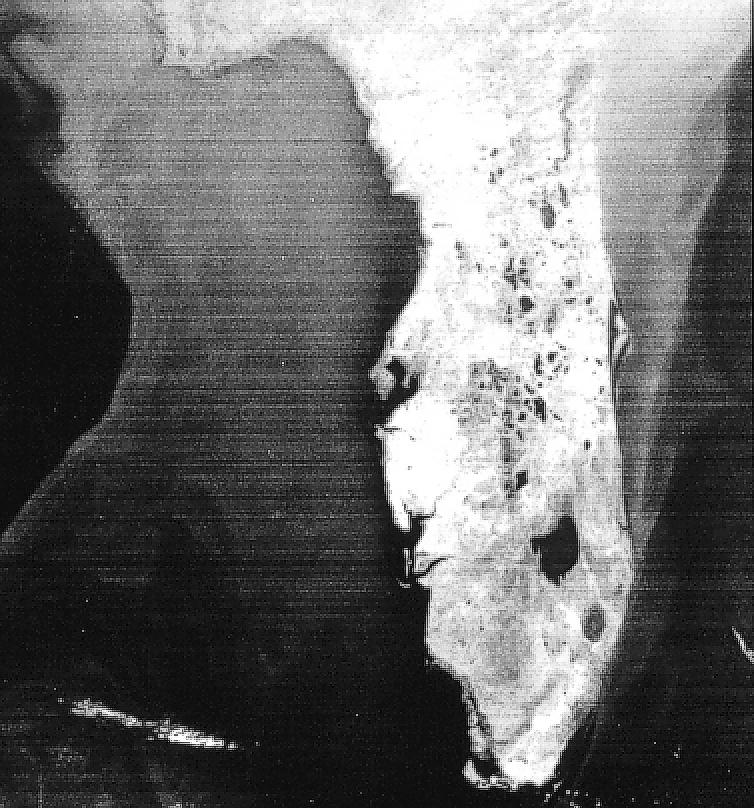
#> input picture original_image/Fig0451(a)(satellite_original).tif, 754 x 808 px
$ python '低通滤波卫星图例子.py'
#> lines starting #> are read from the running program, lines starting #| are printed output that depends on the picture
import numpy as np
import imageio.v2 as imageio
import matplotlib

matplotlib.use('Agg')  # Use 'Agg' backend for saving plots without displaying a window
import matplotlib.pyplot as plt
import os


def pad_image_for_dft(image, padding_mode='reflect'):
    """Pads the image to a size suitable for DFT (e.g., 2*M x 2*N)."""
    M, N = image.shape
    P, Q = 2 * M, 2 * N
    pad_h = P - M
    pad_w = Q - N
    padded_image = np.pad(image, ((0, pad_h), (0, pad_w)), mode=padding_mode)
    return padded_image, (M, N)


def create_gaussian_lowpass_filter(shape, D0):
    """Creates a Gaussian Lowpass Filter (GLPF) in the frequency domain."""
    P, Q = shape
    H = np.zeros((P, Q), dtype=float)
    center_u, center_v = P / 2, Q / 2
    u_coords = np.arange(P) - center_u
    v_coords = np.arange(Q) - center_v
    U, V = np.meshgrid(u_coords, v_coords, indexing='ij')
    D_uv_squared = U ** 2 + V ** 2
    if D0 == 0:
        H = np.ones(shape, dtype=float)
    else:
        H = np.exp(-D_uv_squared / (2 * D0 ** 2))
    return H


if __name__ == "__main__":
    input_dir = "original_image"
    output_dir = "output_image"  # Output directory for this task
    os.makedirs(output_dir, exist_ok=True)  # Corrected os.makedirs usage

    image_filename = "Fig0451(a)(satellite_original).tif"  # Image filename for this task
    image_path = os.path.join(input_dir, image_filename)
    base_name = os.path.splitext(image_filename)[0]

    print(f"Processing image: {image_filename}")

    original_image = imageio.imread(image_path)  # Read image (assuming grayscale)
#> original_image is the input picture: shape (808, 754); min 0, max 255, mean 109.3
    original_M, original_N = original_image.shape
#> original_M = 808; original_N = 754

    padded_image, _ = pad_image_for_dft(original_image, padding_mode='reflect')
#> in pad_image_for_dft, `padded_image = np.pad(image, ((0, pad_h), (0, pad_w)), mode=padding_mo..`:
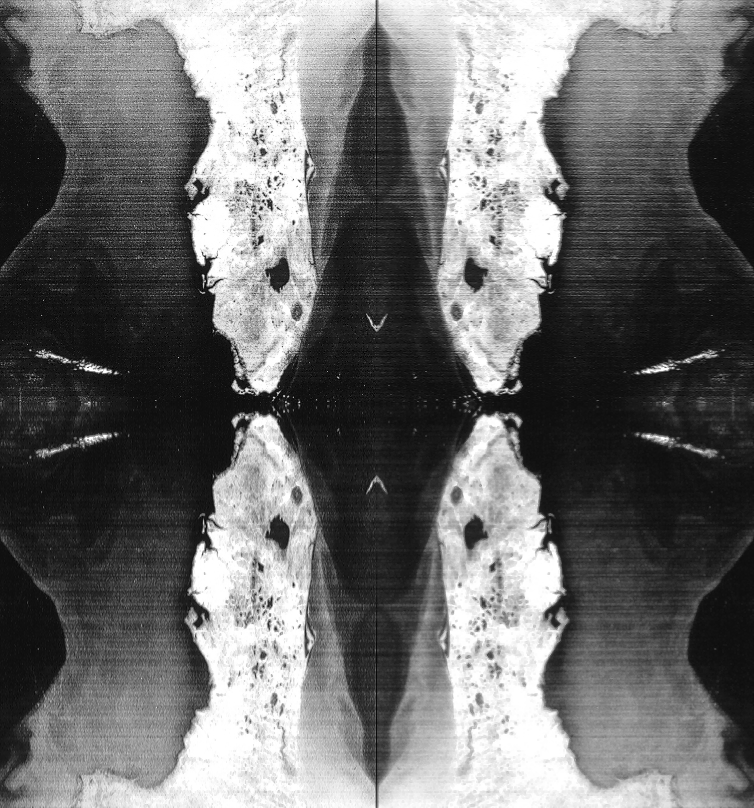
#> padded_image: shape (1616, 1508) (shown at 1/2 size); min 0, max 255, mean 109.5
    P, Q = padded_image.shape
#> P = 1616; Q = 1508
    print(f"Image padded from {original_M}x{original_N} to {P}x{Q} using 'reflect' mode.")
#| Image padded from 808x754 to 1616x1508 using 'reflect' mode.

    dft_original = np.fft.fft2(padded_image.astype(float))
    centered_dft = np.fft.fftshift(dft_original)
    print("Computed and centered DFT.")

    # D0 values as per textbook Fig 4.50: D0=50 for (b), D0=20 for (c)
    D0_values = [50, 20]
    filtered_images = {}

    for D0 in D0_values:
        print(f"Applying Gaussian Lowpass Filter with D0 = {D0}...")
        H = create_gaussian_lowpass_filter((P, Q), D0)
        filtered_dft = centered_dft * H
        idft_shifted = np.fft.ifftshift(filtered_dft)
        filtered_image_complex = np.fft.ifft2(idft_shifted)
        filtered_image = np.real(filtered_image_complex)[0:original_M, 0:original_N]
        filtered_image = np.clip(filtered_image, 0, 255).astype(np.uint8)
        filtered_images[D0] = filtered_image
        print(f"Finished GLPF with D0={D0}.")
#> this loop made 2 passes
#> pass 1, `filtered_image = np.real(filtered_image_complex)[0:original_M, 0:origi..`:
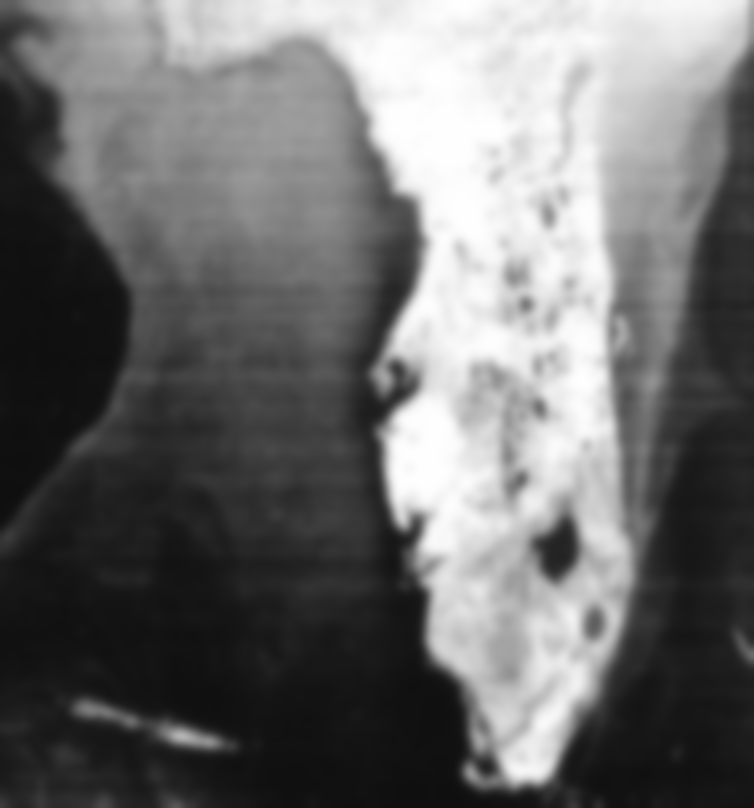
#> filtered_image: shape (808, 754) float64; min 15.28, max 254.9, mean 109.4
#> pass 2, `filtered_image = np.real(filtered_image_complex)[0:original_M, 0:origi..`:
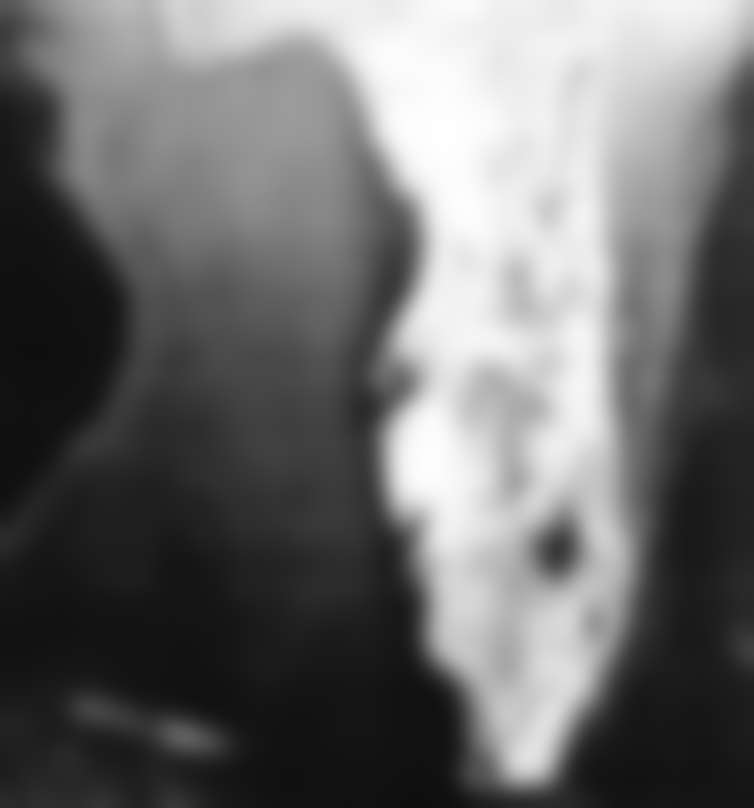
#> filtered_image: shape (808, 754) float64; min 15.7, max 254.5, mean 109.4
#> after the loop, filtered_images = 2 items

    # --- Visualization (Matching Fig 4.50(a) to (c)) ---
    plt.figure(figsize=(18, 6))
    plt.suptitle(f'GLPF for Satellite Image (Fig 4.50) - {image_filename}', fontsize=16)

    plt.subplot(1, 3, 1)
    plt.imshow(original_image, cmap='gray', vmin=0, vmax=255)
    plt.title('a) Original Satellite Image')
    plt.axis('off')

    plt.subplot(1, 3, 2)
    plt.imshow(filtered_images[50], cmap='gray', vmin=0, vmax=255)
    plt.title(f'b) GLPF Filtered (D0=50)')
    plt.axis('off')

    plt.subplot(1, 3, 3)
    plt.imshow(filtered_images[20], cmap='gray', vmin=0, vmax=255)
    plt.title(f'c) GLPF Filtered (D0=20)')
    plt.axis('off')

    plt.tight_layout(rect=[0, 0.03, 1, 0.95])
    combined_output_path = os.path.join(output_dir, f"{base_name}_glpf_satellite_results.png")
    plt.savefig(combined_output_path, bbox_inches='tight')
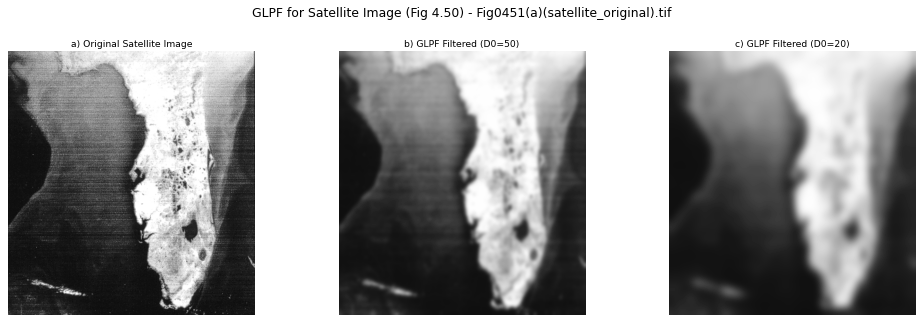
#> figure drawn by matplotlib, 3 panels
    print(f"Combined visualization saved to: {combined_output_path}")
    plt.close()

    # Save individual filtered images
    for D0, img in filtered_images.items():
        filtered_image_path = os.path.join(output_dir, f"{base_name}_glpf_D0_{D0}.tif")
        imageio.imwrite(filtered_image_path, img)
        print(f"GLPF filtered image (D0={D0}) saved to: {filtered_image_path}")
#> this loop made 2 passes
#> D0 on passes 1 to 2: 50, 20
#| GLPF filtered image (D0=50) saved to: output_image/Fig0451(a)(satellite_original)_glpf_D0_50.tif
#| GLPF filtered image (D0=20) saved to: output_image/Fig0451(a)(satellite_original)_glpf_D0_20.tif

    print("\nImage processing complete.")
